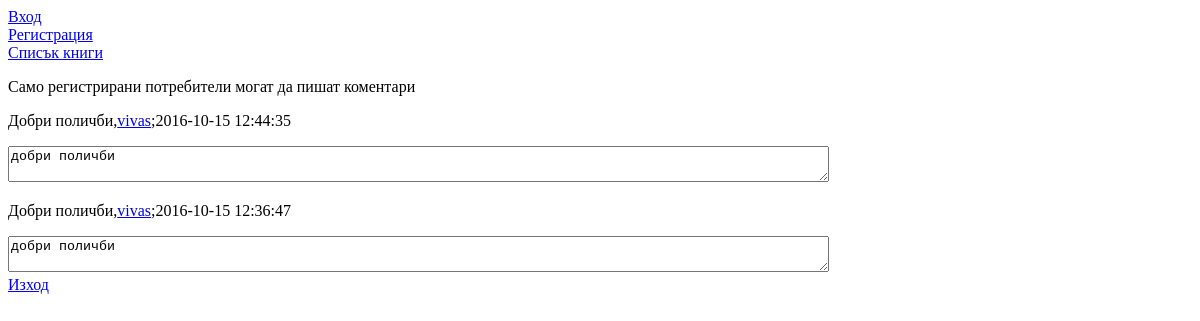
The page /book.php?book_id=3 on the database as committed earlier.
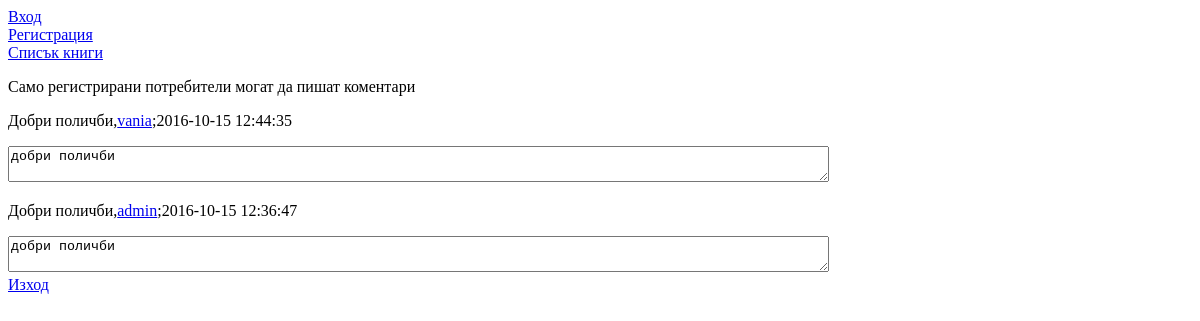
The same page on the database as committed later.
### tables this page shows
CREATE TABLE IF NOT EXISTS `comments` (
  `user_id` int(11) NOT NULL,
  `book_id` int(11) NOT NULL,
  `comments_id` int(11) NOT NULL AUTO_INCREMENT,
  `date_time` datetime NOT NULL,
  `comment` text NOT NULL,
  `counter` int(11) NOT NULL,
  PRIMARY KEY (`comments_id`)
);

CREATE TABLE IF NOT EXISTS `users` (
  `user_id` int(11) NOT NULL AUTO_INCREMENT,
  `username` varchar(50) NOT NULL,
  `pass` varchar(80) NOT NULL,
  PRIMARY KEY (`user_id`)
);

CREATE TABLE IF NOT EXISTS `books` (
  `book_id` int(11) NOT NULL AUTO_INCREMENT,
  `book_name` varchar(250) NOT NULL,
  `counter` int(11) NOT NULL,
  PRIMARY KEY (`book_id`)
);

### book.php (the view, shortened to what this page needs)
<?php
include 'include/header.php';
?>
<div><a href="login.php">Вход</a></div>
<div><a href="register.php">Регистрация</a></div>
<div><a href="index.php">Списък книги</a></div>
<?php
if(isset($_SESSION['isLoged'])){
   if(isset($_SESSION['username'])){
    echo '<p>Здравей '.$_SESSION['username'].'</p>';
        }
 if(isset($_POST['comment'])){
    $user_id=$_SESSION['user_id'];
    $book_id=(int)$_GET['book_id'];
    $book_id=  mysqli_real_escape_string($link,$book_id);
    $comment=$_POST['comment'];
    $comment=  mysqli_real_escape_string($link,$comment);
    $user_id=$_SESSION['user_id'];
    $today=  date("d.m.y H:i:s");
    $count=1;
    $q=  mysqli_query($link,
            'INSERT INTO `comments`(`user_id`, `book_id`,`date_time`, `comment`,`counter`)
        VALUES ("'.$user_id.'","'.$book_id.'","'.$today.'","'.$comment.'",'.$count.')');
    $comments_id=  mysqli_insert_id($link);
    if(mysqli_error($link)){
        echo mysqli_error($link);
    }
   if(mysqli_affected_rows($link)){
        echo '<p>Коментара е въведен успешно</p>';
      }
}
?>
<form method="post" name='comment'>
    <label>Коментар:</label>
    <div><textarea cols="50" rows="4" name='comment'/></textarea></div>
    <input type='submit' value='Въведи коментар'/>
</form>
<br/>
<?php
}
 else{
    echo '<p>Само регистрирани потребители могат да пишат коментари</p>';
}
 if(isset($_GET['book_id'])){
    $book_id=(int)$_GET['book_id'];
    $book_id=  mysqli_real_escape_string($link,$book_id);
    $q=  mysqli_query($link,
    'SELECT *FROM `comments` as c
        join users  on c.user_id=users.user_id
        join books as b on c.book_id=b.book_id
        where c.book_id="'.$book_id.'" ORDER BY date_time desc ');
    if(mysqli_affected_rows($link)==0){
        echo '<p>Няма коментари за тази книга</p>';
    }else{
    while ($row=  mysqli_fetch_assoc($q)){
echo '<p>'.$row['book_name'].',<a href="user_comments.php?user_id='.$row['user_id'].'">'.$row['username'].'</a>;'.$row['date_time'].'</p>'
                . '<textarea rows="2" cols="100">'.$row['comment'].'</textarea>';
   }
 }
 }
 ?>
<div><a href="logout.php">Изход</a></div>
<?php
include 'include/footer.php';

Rows that differ between the two databases and show on the page:
changed comments: user.username "vivas" → "vania"
changed comments: user.username "vivas" → "admin"
